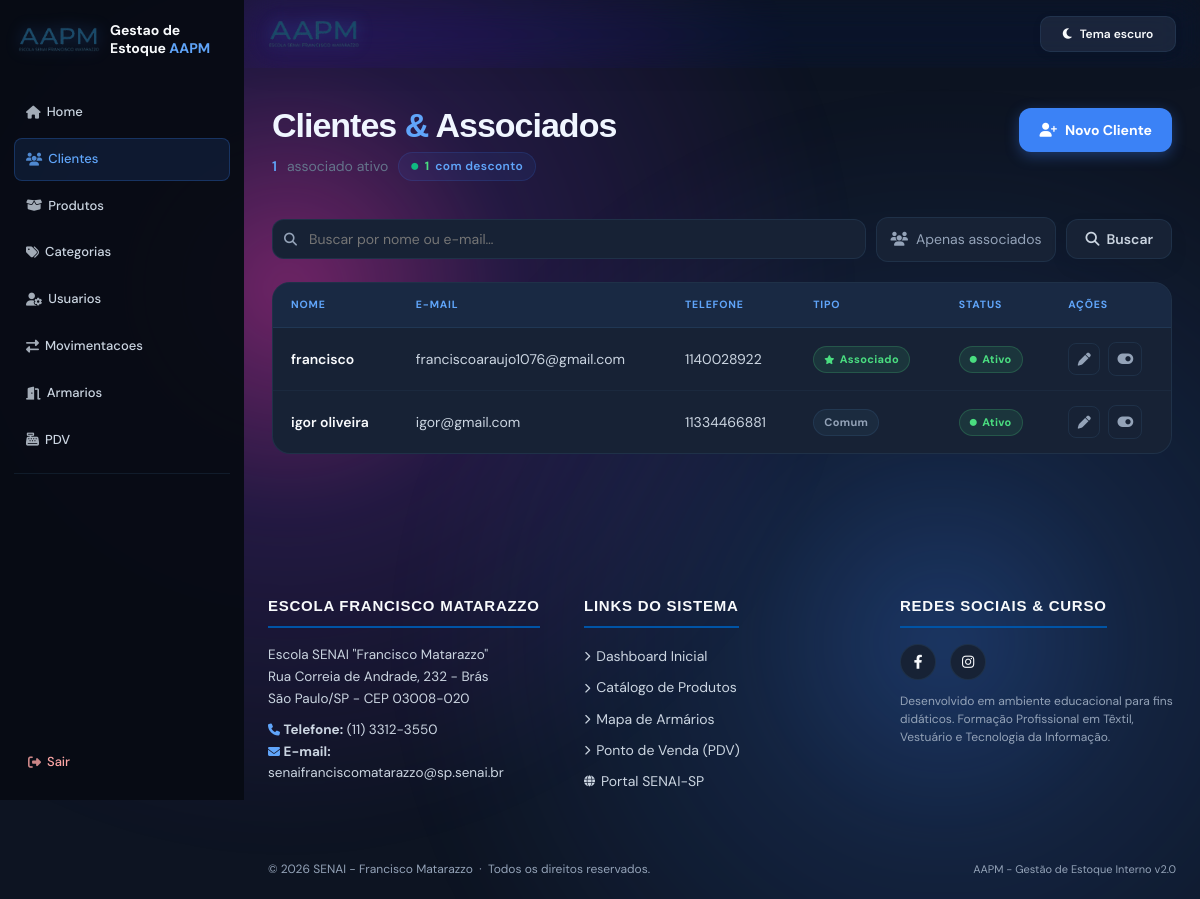
/cliente/ (signed in), run on the app's committed database.
### app/models/cliente.py (models this page shows, shortened)
class Cliente(Base):
    __tablename__ = "clientes"
    id         = Column(Integer, primary_key=True, index=True)
    nome       = Column(String(150), nullable=False, index=True)
    email      = Column(String(150), nullable=True)
    telefone   = Column(String(20), nullable=True)
    is_associado = Column(Boolean, default=False, nullable=False)
    ativo      = Column(Boolean, default=True)
    criado_em  = Column(DateTime, server_default=func.now())
    vendas = relationship("Venda", back_populates="cliente")

### app/controllers/cliente_controller.py (the view)
@router.get("/")
def listar_clientes(
    request: Request,
    busca: str = "",
    apenas_associados: bool = False,
    pagina: int = 1,
    por_pagina: int = 16,
    db: Session = Depends(get_db),
    admin = Depends(get_admin)
):
    query = db.query(Cliente)
    if busca:
        query = query.filter(
            Cliente.nome.ilike(f"%{busca}%") |
            Cliente.email.ilike(f"%{busca}%")
        )
    if apenas_associados:
        query = query.filter(Cliente.is_associado == True)
    resultado = paginar(query.order_by(Cliente.nome), pagina, por_pagina)
    total_associados = db.query(Cliente).filter(
        Cliente.is_associado == True,
        Cliente.ativo == True
    ).count()
    return templates.TemplateResponse(
        request,
        "Cliente/index.html",
        {
            "request":           request,
            "usuario":           admin,
            "clientes":          resultado.itens,
            "busca":             busca,
            "apenas_associados": apenas_associados,
            "total_associados":  total_associados,
            "pagina":            resultado.atual,
            "por_pagina":        resultado.por_pagina,
            "total_paginas":     resultado.total_paginas,
            "total_clientes":    resultado.total_itens,
        }
    )

### app/templates/Cliente/index.html (shortened to what this page needs)
{% extends "base.html" %}
{% from "components/pagination.html" import render as render_pagination with context %}
{% block head %}
<link rel="stylesheet" href="/static/css/clientes_index.css">
{% endblock %}
{% block content %}
<div class="page-wrap">
  <div class="page-header">
    <div>
      <h1 class="page-title">Clientes <span>&amp;</span> Associados</h1>
      <p class="page-subtitle">
        <span>{{ total_associados }}</span> associado{{ 's' if total_associados != 1 }} ativo{{ 's' if total_associados
        <span class="stat-pill">
          <i class="fas fa-circle clientes_index-inline-2ff378bed2"></i>
          <b>{{ total_associados }}</b> com desconto
        </span>
      </p>
    </div>
    <a href="/cliente/novo" class="btn-novo">
      <i class="fas fa-user-plus"></i> Novo Cliente
    </a>
  </div>
  <form method="get" action="/cliente">
    <div class="filters-row">
      <div class="search-wrap">
        <input class="input-search" type="text" name="busca" value="{{ busca }}"
          placeholder="Buscar por nome ou e-mail…" autocomplete="off">
      </div>
      <label class="checkbox-label">
        <i class="fas fa-users"></i>
        Apenas associados
      </label>
      <button class="btn-buscar" type="submit">
        <i class="fas fa-search"></i> Buscar
      </button>
    </div>
  </form>
  <div class="table-wrap">
    {% if clientes %}
    <table class="clientes-table">
      <thead>
        <tr>
          <th>Nome</th>
          <th>E-mail</th>
          <th>Telefone</th>
          <th>Tipo</th>
          <th>Status</th>
          <th>Ações</th>
        </tr>
      </thead>
      <tbody>
        {% for c in clientes %}
        <tr>
          <td class="clientes_index-inline-694a012360">{{ c.nome }}</td>
          <td class="td-mono">{{ c.email or '—' }}</td>
          <td>{{ c.telefone or '—' }}</td>
          <td>
            {% if c.is_associado %}
            <span class="badge badge-assoc">
              <i class="fas fa-star clientes_index-inline-00313dcbd7"></i> Associado
            </span>
            {% else %}
            <span class="badge badge-comum">Comum</span>
            {% endif %}
          </td>
          <td>
            {% if c.ativo %}
            <span class="badge badge-ativo">
              <i class="fas fa-circle clientes_index-inline-846228a01c"></i> Ativo
            </span>
            {% else %}
            <span class="badge badge-inativo">
              <i class="fas fa-circle clientes_index-inline-846228a01c"></i> Inativo
            </span>
            {% endif %}
          </td>
          <td>
            <div class="actions">
              <a href="/cliente/{{ c.id }}/editar" class="btn-icon" title="Editar">
                <i class="fas fa-pen clientes_index-inline-9e6595fb01"></i>
              </a>
              <form class="toggle-form" method="post" action="/cliente/{{ c.id }}/toggle-ativo">
                <button type="button" title="{{ 'Desativar' if c.ativo else 'Ativar' }}"
                  onclick="abrirModalConfirmacao('/cliente/{{ c.id }}/toggle-ativo', null, '{{ c.nome }}', '{{ 'ativar' if not c.ativo else 'desativar' }}');">
                  <i class="fas fa-{{ 'toggle-on' if c.ativo else 'toggle-off' }} clientes_index-inline-ba62946b0e"></i>
                </button>
              </form>
            </div>
          </td>
        </tr>
        {% endfor %}
      </tbody>
    </table>
    {% else %}
    <div class="empty">
      <i class="fas fa-users-slash"></i>
      <p>Nenhum cliente encontrado.</p>
    </div>
    {% endif %}
  </div>
</div>
{% endblock %}

### app/static/style.css (style rules this page uses)
:root { --bg-base: #dfeaf7; --bg-base-2: #eef5ff; --orb-1: rgba(59, 130, 246, 0.18); --orb-2: rgba(147, 197, 253, 0.16); --orb-3: rgba(168, 85, 247, 0.10); --grid: rgba(37, 99, 235, 0.06); --bg-panel: rgba(15, 23, 42, 0.72); --bg-panel-strong: rgba(17, 24, 39, 0.92); --bg-soft: rgba(255, 255, 255, 0.04); --border: rgba(148, 163, 184, 0.18); --text: #e2e8f0; --text-muted: #94a3b8; --primary: #3b82f6; --primary-2: #60a5fa; --purple: #8b5cf6; --success: #10b981; --shadow: rgba(15, 23, 42, 0.4); }
html { scroll-behavior: smooth; }
body { position: relative; min-height: 100vh; background: linear-gradient(120deg, #1d0d5c 0%, #2f0d77 18%, #5a0c6f 42%, #1d4de0 72%, #120d2d 100%); background-size: 180% 180%; animation: bgFlow 18s ease-in-out infinite alternate; overflow-x: hidden; }
body::before, body::after { content: ""; position: fixed; inset: auto; pointer-events: none; z-index: 0; }
body::before { width: 72rem; height: 72rem; left: -18rem; top: -18rem; border-radius: 50%; background: radial-gradient(circle, rgba(255, 60, 200, 0.42) 0%, rgba(147, 51, 234, 0.16) 28%, transparent 68%); filter: blur(24px); animation: driftGlow 18s ease-in-out infinite alternate; }
body::after { width: 68rem; height: 68rem; right: -18rem; bottom: -18rem; border-radius: 50%; background: radial-gradient(circle, rgba(59, 130, 246, 0.32) 0%, rgba(59, 130, 246, 0.14) 26%, transparent 70%); filter: blur(28px); animation: driftGlowTwo 20s ease-in-out infinite alternate; }
button, .btn, .btn-card, .btn-theme-toggle, input, select, textarea { transition: all 0.25s ease; }
button, .btn, .btn-card, .btn-theme-toggle { border-radius: 14px; border: 1px solid transparent; cursor: pointer; box-shadow: 0 8px 18px rgba(15, 23, 42, 0.08); }

### data on the page
Cliente: nome "francisco", email "franciscoaraujo1076@gmail.com", telefone "1140028922", is_associado True (drawn), ativo True (drawn)
Cliente: nome "igor oliveira", email "igor@gmail.com", telefone "11334466881", is_associado "Comum", ativo True (drawn)

### other printed values
{{ total_associados }} "1"
